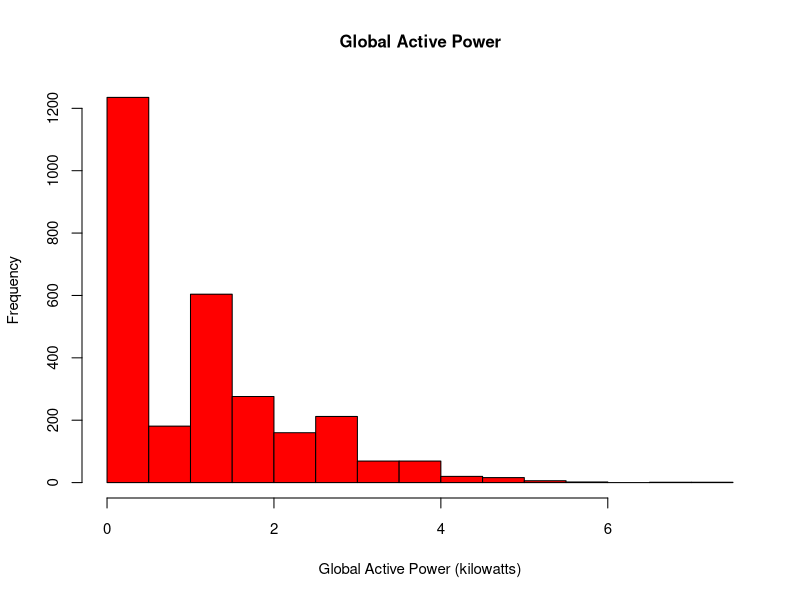

Here is the R script that generated this plot:
# plot1.R - R code to generate plot1.png

# Read the data file (already limited to data for Feb. 1-2, 2007)
data <- read.csv("household_power_2days.txt", sep=";", stringsAsFactors=FALSE)

# Convert Time column to POSIXlt/POSIXct using date from the Date column
data$Time <- strptime(paste(data$Date, data$Time), "%d/%m/%Y %H:%M:%S")

# Create the plot, slight adjustment to size of title/axis labels
png(file="plot1.png", bg="transparent") # png default size is 480x480
with(data, {
    hist(Global_active_power, main="Global Active Power", 
         xlab="Global Active Power (kilowatts)", col="red", 
         cex.axis=0.9, cex.lab=0.9, cex.main=1)
})

dev.off()